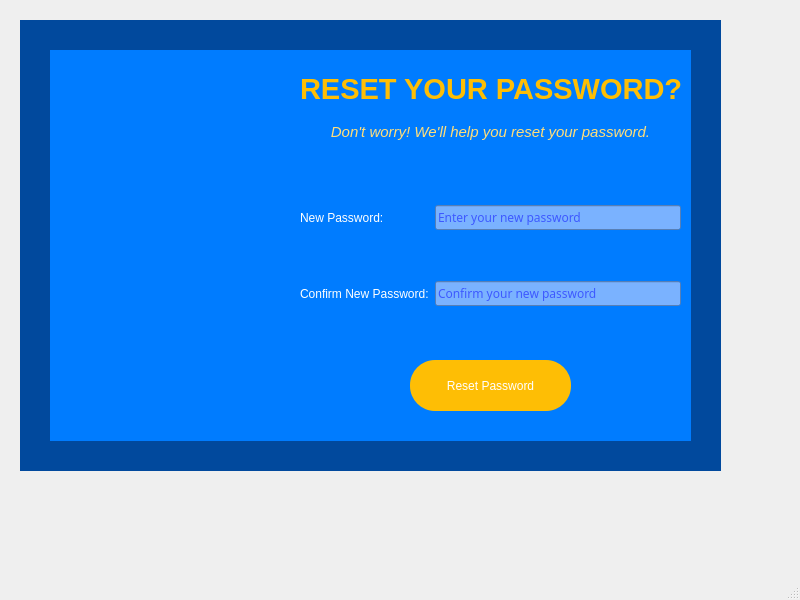
<?xml version="1.0" encoding="UTF-8"?>
<ui version="4.0">
 <class>MainWindow</class>
 <widget class="QMainWindow" name="MainWindow">
  <property name="geometry">
   <rect>
    <x>0</x>
    <y>0</y>
    <width>800</width>
    <height>600</height>
   </rect>
  </property>
  <property name="windowTitle">
   <string>ChurnCast - ResetPasswordWindow</string>
  </property>
  <property name="windowIcon">
   <iconset>
    <normaloff>images/logo_app.png</normaloff>images/logo_app.png</iconset>
  </property>
  <widget class="QWidget" name="centralwidget">
   <widget class="QWidget" name="widget" native="true">
    <property name="geometry">
     <rect>
      <x>20</x>
      <y>20</y>
      <width>701</width>
      <height>451</height>
     </rect>
    </property>
    <property name="styleSheet">
     <string notr="true">background-color: rgb(1, 73, 157);</string>
    </property>
    <widget class="QWidget" name="widget_2" native="true">
     <property name="geometry">
      <rect>
       <x>30</x>
       <y>30</y>
       <width>641</width>
       <height>391</height>
      </rect>
     </property>
     <property name="styleSheet">
      <string notr="true">background-color: rgb(0, 124, 255);</string>
     </property>
     <widget class="QLabel" name="label">
      <property name="geometry">
       <rect>
        <x>0</x>
        <y>0</y>
        <width>241</width>
        <height>391</height>
       </rect>
      </property>
      <property name="text">
       <string/>
      </property>
      <property name="pixmap">
       <pixmap>images/ForgotPassword/forgot.jpg</pixmap>
      </property>
      <property name="scaledContents">
       <bool>true</bool>
      </property>
     </widget>
     <widget class="QWidget" name="verticalLayoutWidget">
      <property name="geometry">
       <rect>
        <x>250</x>
        <y>20</y>
        <width>381</width>
        <height>81</height>
       </rect>
      </property>
      <layout class="QVBoxLayout" name="verticalLayout">
       <property name="topMargin">
        <number>0</number>
       </property>
       <property name="bottomMargin">
        <number>0</number>
       </property>
       <item>
        <widget class="QLabel" name="label_2">
         <property name="styleSheet">
          <string notr="true">color: rgb(254, 190, 5);
font: 75 20pt &quot;Vinhan&quot;;
</string>
         </property>
         <property name="text">
          <string>&lt;html&gt;&lt;head/&gt;&lt;body&gt;&lt;p align=&quot;center&quot;&gt;&lt;span style=&quot; font-size:22pt; font-weight:600;&quot;&gt;RESET YOUR PASSWORD?&lt;/span&gt;&lt;/p&gt;&lt;/body&gt;&lt;/html&gt;</string>
         </property>
        </widget>
       </item>
       <item>
        <widget class="QLabel" name="label_3">
         <property name="styleSheet">
          <string notr="true">color: rgb(255, 222, 123);
font: 75 12pt &quot;Vinhan&quot;;</string>
         </property>
         <property name="text">
          <string>&lt;html&gt;&lt;head/&gt;&lt;body&gt;&lt;p align=&quot;center&quot;&gt;&lt;span style=&quot; font-size:11pt; font-style:italic;&quot;&gt;Don't worry! We'll help you reset your password.&lt;/span&gt;&lt;/p&gt;&lt;/body&gt;&lt;/html&gt;</string>
         </property>
        </widget>
       </item>
      </layout>
     </widget>
     <widget class="QPushButton" name="pushButtonResetPassword">
      <property name="geometry">
       <rect>
        <x>360</x>
        <y>310</y>
        <width>161</width>
        <height>51</height>
       </rect>
      </property>
      <property name="styleSheet">
       <string notr="true">background-color: rgb(254, 190, 5);
color: rgb(255, 255, 255);
border-radius:25px;
font: 75 14pt &quot;Vinhan&quot;;</string>
      </property>
      <property name="text">
       <string>Reset Password</string>
      </property>
     </widget>
     <widget class="QWidget" name="gridLayoutWidget">
      <property name="geometry">
       <rect>
        <x>250</x>
        <y>110</y>
        <width>381</width>
        <height>191</height>
       </rect>
      </property>
      <layout class="QGridLayout" name="gridLayout">
       <item row="0" column="0">
        <widget class="QLabel" name="label_7">
         <property name="styleSheet">
          <string notr="true">font: 75 11pt &quot;Vinhan&quot;;
color: rgb(255, 255, 255);</string>
         </property>
         <property name="text">
          <string>New Password:</string>
         </property>
        </widget>
       </item>
       <item row="0" column="1">
        <widget class="QLineEdit" name="lineEditNewPassword">
         <property name="font">
          <font>
           <family>Vinhan</family>
          </font>
         </property>
         <property name="styleSheet">
          <string notr="true">color: rgb(0, 0, 255);
background-color: rgb(122, 178, 255);</string>
         </property>
         <property name="text">
          <string/>
         </property>
         <property name="echoMode">
          <enum>QLineEdit::Password</enum>
         </property>
         <property name="placeholderText">
          <string>Enter your new password</string>
         </property>
        </widget>
       </item>
       <item row="1" column="0">
        <widget class="QLabel" name="label_4">
         <property name="styleSheet">
          <string notr="true">font: 75 11pt &quot;Vinhan&quot;;
color: rgb(255, 255, 255);</string>
         </property>
         <property name="text">
          <string>Confirm New Password:</string>
         </property>
        </widget>
       </item>
       <item row="1" column="1">
        <widget class="QLineEdit" name="lineEditConfirmPassword">
         <property name="font">
          <font>
           <family>Vinhan</family>
          </font>
         </property>
         <property name="styleSheet">
          <string notr="true">color: rgb(0, 0, 255);
background-color: rgb(122, 178, 255);</string>
         </property>
         <property name="text">
          <string/>
         </property>
         <property name="echoMode">
          <enum>QLineEdit::Password</enum>
         </property>
         <property name="placeholderText">
          <string>Confirm your new password</string>
         </property>
        </widget>
       </item>
      </layout>
     </widget>
    </widget>
   </widget>
  </widget>
  <widget class="QMenuBar" name="menubar">
   <property name="geometry">
    <rect>
     <x>0</x>
     <y>0</y>
     <width>800</width>
     <height>18</height>
    </rect>
   </property>
  </widget>
  <widget class="QStatusBar" name="statusbar"/>
 </widget>
 <resources/>
 <connections/>
</ui>
